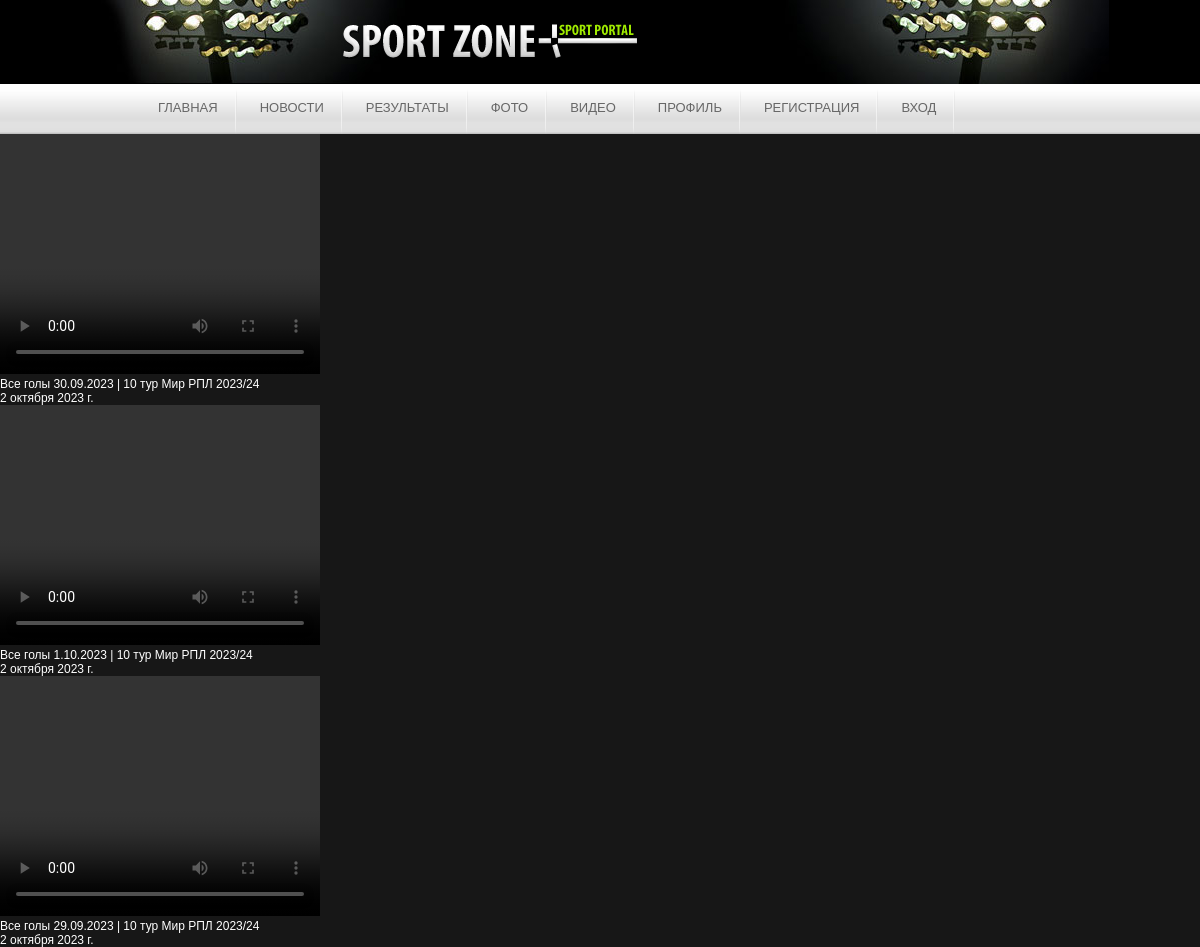
Page /video/video/ on the committed database.
### video/models.py (models this page shows, shortened)
class Video(models.Model):
    video = models.FileField('Видео', upload_to='video/video/')
    desc_2 = models.TextField('Описание')
    date_3 = models.DateField('Дата')
    class Meta:
        verbose_name = 'видео'
        verbose_name_plural = 'Видео'

### video/views.py (the view)
# urls.py: path('video/', views.videoview, name = 'video'),
def videoview(request):
    video = Video.objects.all()
    return render(request, 'video/video.html', {'video':video})

### video/templates/video/video.html
{% extends 'base.html' %}
{% block content %}
{% for Video in video %}
<div>
    <video width="320" height="240" controls>
    <source src="{{ Video.video.url }}" type="video/mp4">
    </video>
</div>
<div>
    <p>{{ Video.desc_2 }} </p>
    <p>{{ Video.date_3 }}</p>
</div>
{% endfor %}
{% endblock %}

### home/static/style/style.css (style rules this page uses)
* { padding: 0; margin: 0; outline: 0; }
body { font-size: 12px; font-family: Arial, sans-serif; color: #fff; background: #171717; height: 100%; text-align: left; }

### rows in the picture
Video: desc_2 "Все голы 30.09.2023 | 10 тур Мир РПЛ 2023/24", date_3 "2 октября 2023 г."
Video: desc_2 "Все голы 1.10.2023 | 10 тур Мир РПЛ 2023/24", date_3 "2 октября 2023 г."
Video: desc_2 "Все голы 29.09.2023 | 10 тур Мир РПЛ 2023/24", date_3 "2 октября 2023 г."
